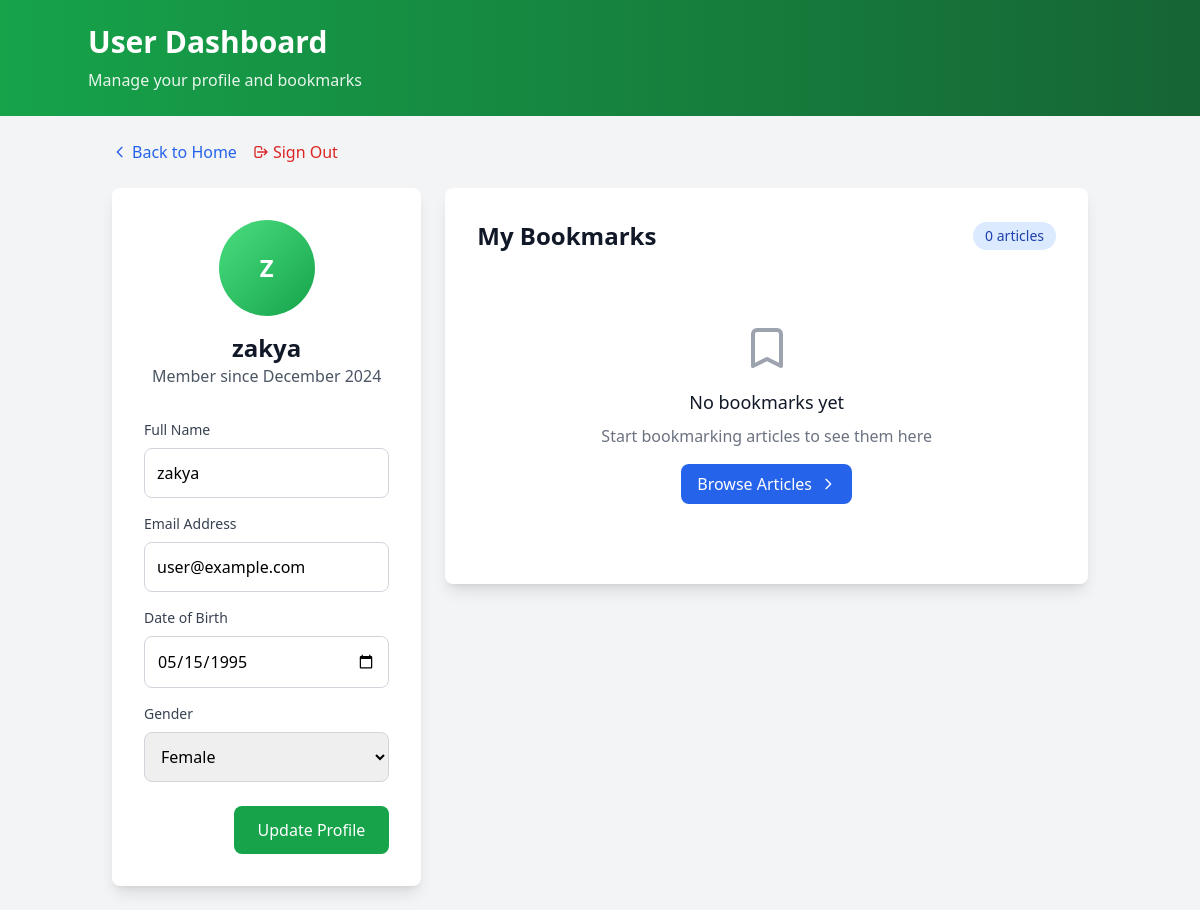
The app's page /user/dashboard (signed in), older data.
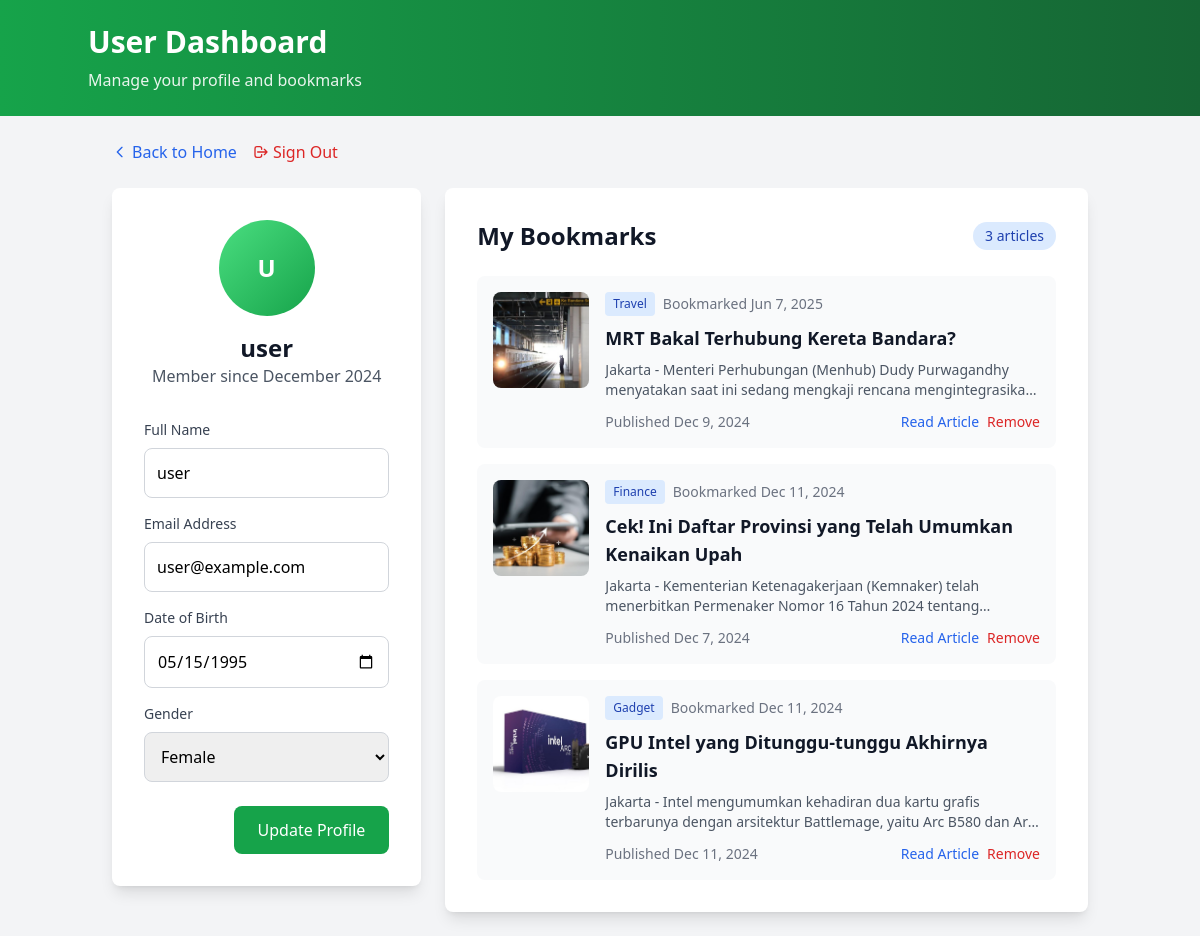
The same page, newer data.
### tables this page shows
CREATE TABLE `users` (
  `id` int(11) NOT NULL,
  `name` varchar(100) NOT NULL,
  `email` varchar(100) NOT NULL,
  `password` varchar(255) NOT NULL,
  `gender` enum('Male','Female','Other') NOT NULL,
  `birth_date` date NOT NULL,
  `role` enum('admin','user') DEFAULT 'user',
  `created_at` timestamp NOT NULL DEFAULT current_timestamp()
);

CREATE TABLE `interactions` (
  `id` int(11) NOT NULL,
  `user_id` int(11) NOT NULL,
  `news_id` int(11) NOT NULL,
  `type` enum('like','bookmark') NOT NULL,
  `created_at` timestamp NOT NULL DEFAULT current_timestamp()
);

CREATE TABLE `news` (
  `id` int(11) NOT NULL,
  `title` varchar(255) NOT NULL,
  `content` text NOT NULL,
  `release_date` date NOT NULL,
  `image` varchar(255) NOT NULL,
  `created_at` timestamp NOT NULL DEFAULT current_timestamp(),
  `category_id` int(11) DEFAULT NULL
);

CREATE TABLE `categories` (
  `id` int(11) NOT NULL,
  `name` varchar(100) NOT NULL,
  `created_at` timestamp NULL DEFAULT current_timestamp(),
  `updated_at` timestamp NULL DEFAULT current_timestamp() ON UPDATE current_timestamp()
);

### app/views/user/dashboard.php (the view, shortened to what the rows shown need)
<?php
require_once APP_PATH . '/views/layouts/header.php';
?>
<header class="bg-gradient-to-r from-green-600 to-green-800 text-white p-6">
    <div class="container mx-auto">
        <h1 class="text-3xl font-bold">User Dashboard</h1>
        <p class="mt-2 opacity-90">Manage your profile and bookmarks</p>
    </div>
</header>
<div class="container mx-auto p-6">
    <div class="max-w-6xl mx-auto">
        <div class="flex space-x-4 mb-6">
            <a href="/" class="text-blue-600 hover:text-blue-800 flex items-center">
                <svg class="w-4 h-4 mr-1" fill="none" stroke="currentColor" viewBox="0 0 24 24">
                    <path stroke-linecap="round" stroke-linejoin="round" stroke-width="2" d="M15 19l-7-7 7-7"></path>
                </svg>
                Back to Home
            </a>
            <a href="/auth/logout" class="text-red-600 hover:text-red-800 ml-auto flex items-center">
                <svg class="w-4 h-4 mr-1" fill="none" stroke="currentColor" viewBox="0 0 24 24">
                    <path stroke-linecap="round" stroke-linejoin="round" stroke-width="2" d="M17 16l4-4m0 0l-4-4m4 4H7m6 4v1a3 3 0 01-3 3H6a3 3 0 01-3-3V7a3 3 0 013-3h4a3 3 0 013 3v1"></path>
                </svg>
                Sign Out
            </a>
        </div>
        <div class="grid grid-cols-1 lg:grid-cols-3 gap-6">
            <div class="lg:col-span-1">
                <div class="bg-white rounded-lg shadow-lg p-8">
                    <div class="text-center mb-8">
                        <div class="w-24 h-24 bg-gradient-to-br from-green-400 to-green-600 rounded-full mx-auto mb-4 flex items-center justify-center">
                            <span class="text-white text-2xl font-bold">
                                <?= strtoupper(substr($user['name'] ?? 'U', 0, 1)) ?>
                            </span>
                        </div>
                        <h2 class="text-2xl font-bold text-gray-900"><?= htmlspecialchars($user['name'] ?? 'User') ?></h2>
                        <p class="text-gray-600">Member since <?= date('F Y', strtotime($user['created_at'] ?? 'now')) ?></p>
                    </div>
                    <form action="/user/dashboard" method="POST" class="space-y-6">
                        <div class="space-y-4">
                            <div>
                                <label for="name" class="block text-sm font-medium text-gray-700 mb-2">Full Name</label>
                                <input type="text" name="name" id="name" required
                                       value="<?= htmlspecialchars($user['name']) ?>"
                                       class="w-full p-3 border border-gray-300 rounded-lg focus:ring-2 focus:ring-green-500 focus:border-transparent">
                            </div>
                            <div>
                                <label for="email" class="block text-sm font-medium text-gray-700 mb-2">Email Address</label>
                                <input type="email" name="email" id="email" required
                                       value="<?= htmlspecialchars($user['email']) ?>"
                                       class="w-full p-3 border border-gray-300 rounded-lg focus:ring-2 focus:ring-green-500 focus:border-transparent">
                            </div>
                            <div>
                                <label for="birth_date" class="block text-sm font-medium text-gray-700 mb-2">Date of Birth</label>
                                <input type="date" name="birth_date" id="birth_date"
                                    value="<?= $user['birth_date'] ?>"
                                    class="w-full p-3 border border-gray-300 rounded-lg focus:ring-2 focus:ring-green-500 focus:border-transparent">
                            </div>
                            <div>
                                <label for="gender" class="block text-sm font-medium text-gray-700 mb-2">Gender</label>
                                <select name="gender" id="gender" required
                                        class="w-full p-3 border border-gray-300 rounded-lg focus:ring-2 focus:ring-green-500 focus:border-transparent">
                                    <option value="Female" <?= $user['gender'] === 'Female' ? 'selected' : '' ?>>Female</option>
                                </select>
                            </div>
                        </div>
                        <div class="flex justify-end">
                            <button type="submit"
                                    class="px-6 py-3 bg-green-600 text-white rounded-lg hover:bg-green-700 focus:ring-2 focus:ring-green-500">
                                Update Profile
                            </button>
                        </div>
                    </form>
                </div>
            </div>
            <div class="lg:col-span-2">
                <div class="bg-white rounded-lg shadow-lg p-8">
                    <div class="flex items-center justify-between mb-6">
                        <h3 class="text-2xl font-bold text-gray-900">My Bookmarks</h3>
                        <span class="bg-blue-100 text-blue-800 text-sm font-medium px-3 py-1 rounded-full">
                            <?= count($bookmarked_news) ?> articles
                        </span>
                    </div>
                    <?php if (empty($bookmarked_news)): ?>
                        <div class="text-center py-12">
                            <svg class="mx-auto h-12 w-12 text-gray-400 mb-4" fill="none" viewBox="0 0 24 24" stroke="currentColor">
                                <path stroke-linecap="round" stroke-linejoin="round" stroke-width="2" d="M5 5a2 2 0 012-2h10a2 2 0 012 2v16l-7-3.5L5 21V5z"></path>
                            </svg>
                            <h4 class="text-lg font-medium text-gray-900 mb-2">No bookmarks yet</h4>
                            <p class="text-gray-500 mb-4">Start bookmarking articles to see them here</p>
                            <a href="/" class="inline-flex items-center px-4 py-2 bg-blue-600 text-white rounded-lg hover:bg-blue-700">
                                Browse Articles
                                <svg class="w-4 h-4 ml-2" fill="none" stroke="currentColor" viewBox="0 0 24 24">
                                    <path stroke-linecap="round" stroke-linejoin="round" stroke-width="2" d="M9 5l7 7-7 7"></path>
                                </svg>
                            </a>
                        </div>
                    <?php else: ?>
                        <div class="space-y-4">
                            <?php foreach ($bookmarked_news as $article): ?>
                                <div class="flex bg-gray-50 rounded-lg p-4 hover:bg-gray-100 transition-colors">
                                    <img src="/<?= htmlspecialchars($article['image']) ?>"
                                         alt="<?= htmlspecialchars($article['title']) ?>"
                                         class="w-24 h-24 object-cover rounded-lg flex-shrink-0">
                                    <div class="ml-4 flex-1 min-w-0">
                                        <div class="flex items-center mb-2">
                                            <span class="bg-blue-100 text-blue-800 text-xs font-medium px-2 py-1 rounded">
                                                <?= htmlspecialchars($article['categoryName'] ?? 'No Category') ?>
                                            </span>
                                            <span class="text-gray-500 text-sm ml-2">
                                                Bookmarked <?= date('M j, Y', strtotime($article['bookmarked_at'])) ?>
                                            </span>
                                        </div>
                                        <h4 class="text-lg font-semibold text-gray-900 mb-2 line-clamp-2">
                                            <a href="/news/<?= $article['id'] ?>" class="hover:text-blue-600 transition-colors">
                                                <?= htmlspecialchars($article['title']) ?>
                                            </a>
                                        </h4>
                                        <p class="text-gray-600 text-sm line-clamp-2 mb-3">
                                            <?= htmlspecialchars(substr($article['content'], 0, 120)) ?>...
                                        </p>
                                        <div class="flex items-center justify-between">
                                            <span class="text-gray-500 text-sm">
                                                Published <?= date('M j, Y', strtotime($article['release_date'])) ?>
                                            </span>
                                            <div class="flex space-x-2">
                                                <a href="/news/<?= $article['id'] ?>"
                                                   class="text-blue-600 hover:text-blue-800 text-sm font-medium">
                                                    Read Article
                                                </a>
                                                <button
                                                    onclick="removeBookmark(<?= $article['id'] ?>)"
                                                    class="text-red-600 hover:text-red-800 text-sm font-medium">
                                                    Remove
                                                </button>
                                            </div>
                                        </div>
                                    </div>
                                </div>
                            <?php endforeach; ?>
                        </div>
                    <?php endif; ?>
                </div>
            </div>
        </div>
    </div>
</div>

Row changes from the older to the newer data that the page shows:
changed users "user@example.com": name "Z" → "U"; name "zakya" → "user"
added interactions: news.image (picture), categories.name "Travel", created_at "Jun 7, 2025", news.title "MRT Bakal Terhubung Kereta Bandara?", news.content "Jakarta - Menteri Perhubungan (Menhub) Dudy Purwagandhy menyatakan saat ini sedang mengkaji rencana…", news.release_date "Dec 9, 2024"
added interactions: news.image (picture), categories.name "Finance", created_at "Dec 11, 2024", news.title "Cek! Ini Daftar Provinsi yang Telah Umumkan Kenaikan Upah", news.content "Jakarta - Kementerian Ketenagakerjaan (Kemnaker) telah menerbitkan Permenaker Nomor 16 Tahun 2024…", news.release_date "Dec 7, 2024"
added interactions: news.image (picture), categories.name "Gadget", created_at "Dec 11, 2024", news.title "GPU Intel yang Ditunggu-tunggu Akhirnya Dirilis", news.content "Jakarta - Intel mengumumkan kehadiran dua kartu grafis terbarunya dengan arsitektur Battlemage, yaitu Arc B580 dan…", news.release_date "Dec 11, 2024"
Text that changed along with them:
count($bookmarked_news): "0" → "3"
text no longer shown: "No bookmarks yet Start bookmarking articles to see them here Browse Articles"
